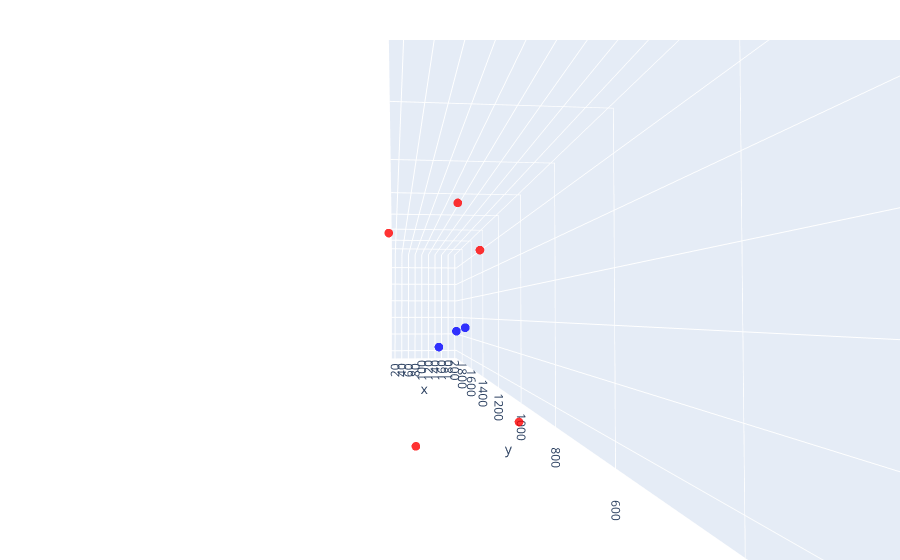

The notebook cell saved with this chart:
### Markdown cell above
Finalmente, podemos graficar las coordenadas $x$, $y$, $z$ en un gráfico interactivo 3D, que nos permite ver la posición de las estrellas de la constelación de Orión en el espacio. Para un mejor reconocimiento de la constelación, las estrellas del cinturón de Orión (también conocido como "las Tres Marías") aparecen destacadas con color azul.

### Code cell
import plotly.graph_objs as go

orion_colors = ["red", "red", "red",
                "blue","blue","blue",
                "red", "red"]

fig = go.Figure(data=[go.Scatter3d(
    x=x, y=y, z=z,
    mode='markers',
    marker=dict(size = 3, color=orion_colors, opacity=0.8),
    text=orion_stars, 
)])

# Configuración de la vista del gráfico
camera = dict(eye = dict(x=-0.2, y=-2.2, z=-0.05),
              up = dict(x=0, y=0, z=1),
              center = dict(x=0, y=0, z=0))

# Ajustar las escalas de los ejes para que sean iguales
fig.update_layout(
    scene=dict(camera = camera,
               xaxis=dict(nticks=10, range=[min(x), max(x)], ),
               yaxis=dict(nticks=10, range=[min(y), max(y)], ),
               zaxis=dict(nticks=10, range=[min(z), max(z)], ),
               aspectmode='data'),
               margin = dict(l=0, r=0, b=0, t=40))

### Figure 1 — Plotly figure (JSON) as saved in the notebook; plotly's stock layout.template omitted (floating-point values rounded to 4 significant figures)
{"data": [{"marker": {"color": ["red", "red", "red", "blue", "blue", "blue", "red", "red"], "opacity": 0.8, "size": 3}, "mode": "markers", "text": ["Betelgeuse", "Meissa", "Bellatrix", "Alnitak", "Alnilam", "Mintaka", "Saiph", "Rigel"], "type": "scatter3d", "x": [10.4, 117.1, 38.03, 61.7, 204.7, 84.37, 34.06, 168.3], "y": [493.7, 1075.0, 248.0, 733.2, 1966.0, 687.3, 637.0, 837.3], "z": [64.19, 189.5, 27.92, -24.96, -41.46, -3.615, -108.7, -123.1]}], "layout": {"margin": {"b": 0, "l": 0, "r": 0, "t": 40}, "scene": {"aspectmode": "data", "camera": {"center": {"x": 0, "y": 0, "z": 0}, "eye": {"x": -0.2, "y": -2.2, "z": -0.05}, "up": {"x": 0, "y": 0, "z": 1}}, "xaxis": {"nticks": 10, "range": [10.4, 204.7]}, "yaxis": {"nticks": 10, "range": [248.0, 1966.0]}, "zaxis": {"nticks": 10, "range": [-123.1, 189.5]}}}}
